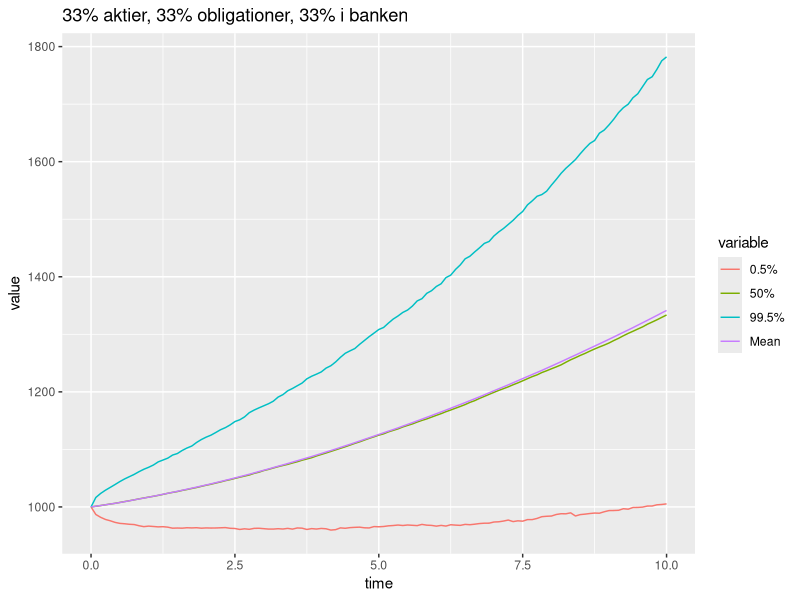
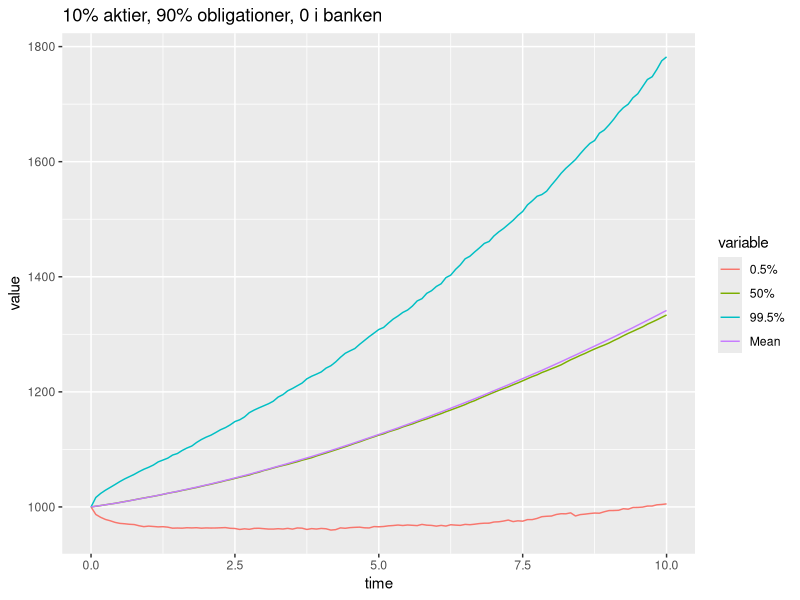
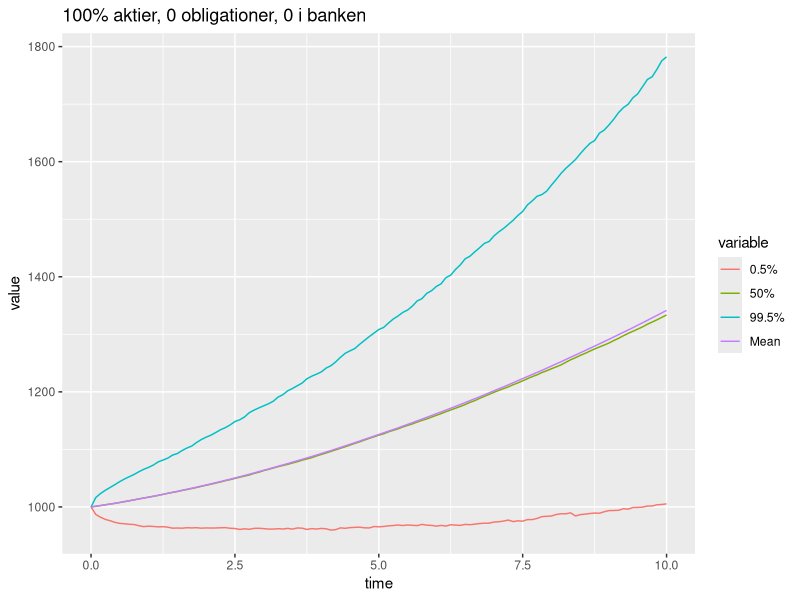
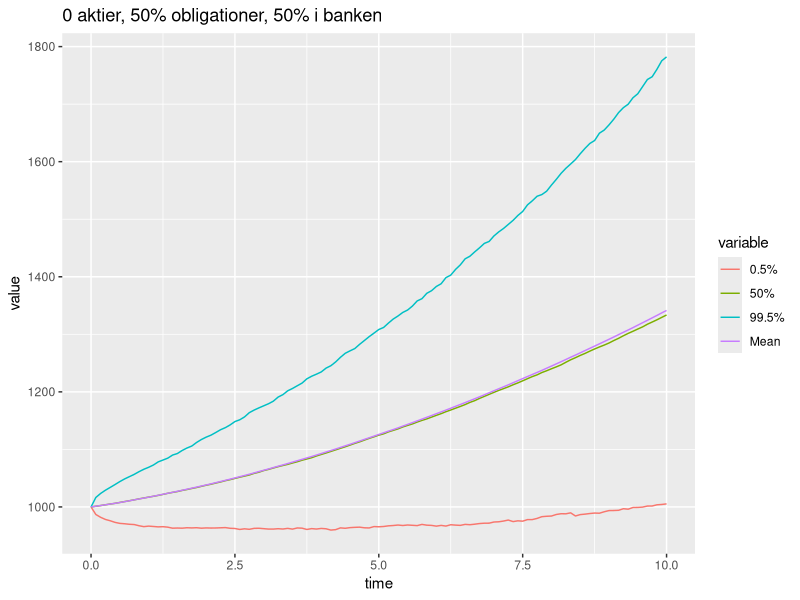
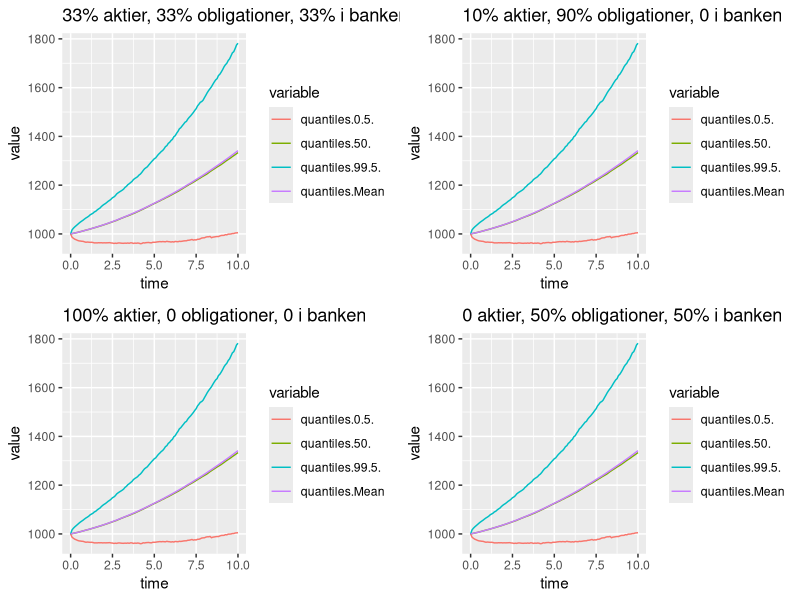
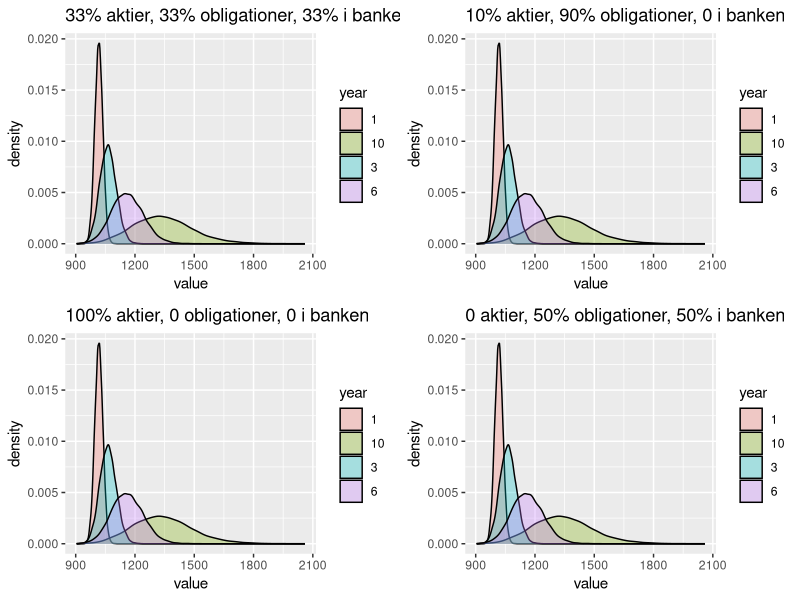
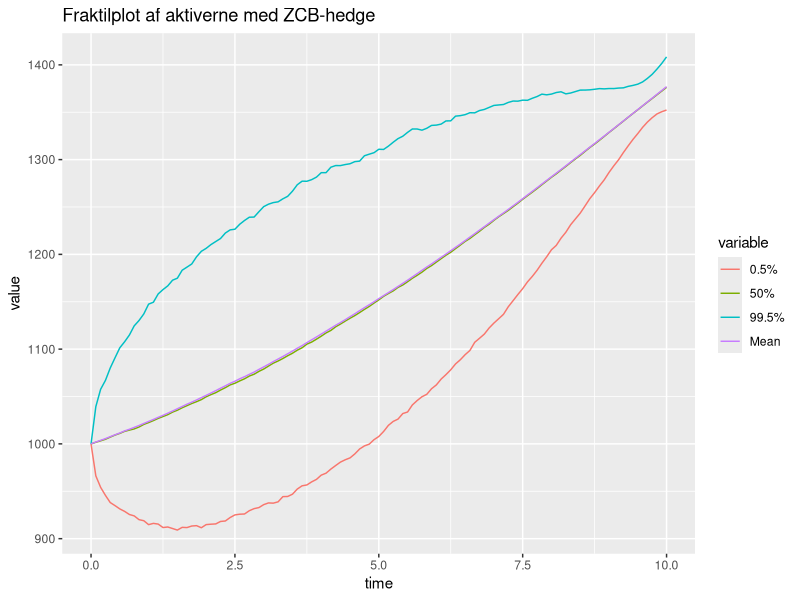
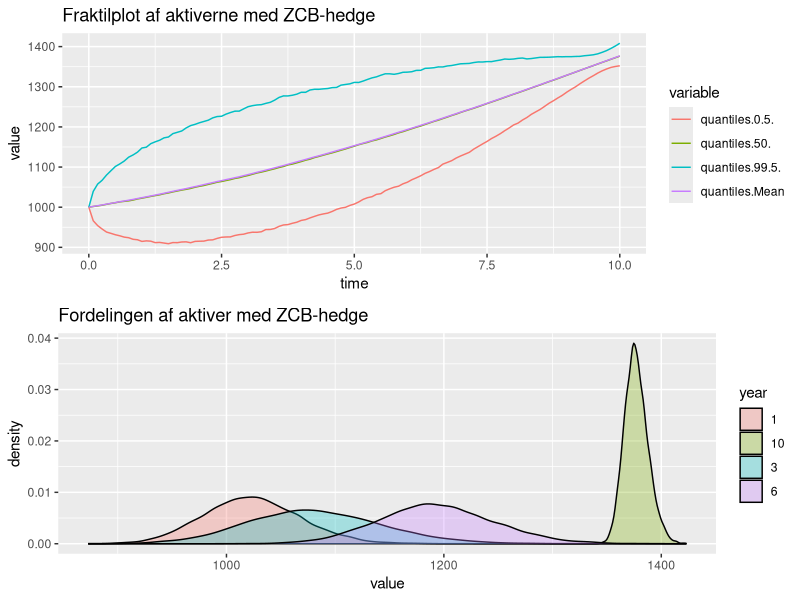

These charts were generated, in order, by the following R code: (Note: this script raises an error after producing the figures.)
library(ggplot2) # sweet plots
library(reshape2) # melt function 
require(gridExtra)
require(quantmod)
require(pracma)

############################ Opgave 6 ############################

# Vasicek interest model:
S0 <- 100
r0 <- 0.01
b <- 0.042
a <- 0.15
sigma_r <- 0.01
rho <- -0.15
lambda <- -0.23
sigma_s <- 0.2
mu <- 0.06
B_vas <- (1 / a) * (1 - exp(-a * 1:10))
x_ij <- rep(1/10, 10)

#Porteføljevægte
x_beta <- 9/10
xS <- 1/10
xB <- 0

# simulate short rate paths
n <- 10000  # MC simulation trials
T <- 10    # total time
m <- 120   # subintervals
dt <- T/m  # difference in time each subinterval
time_vector <- seq(0, T, by = dt)

r <- matrix(NA,m+1,n)  # matrix to hold short rate paths
r[1,] <- r0
s <- matrix(NA, m+1, n) 
s[1,] <- S0
A <- matrix(NA, m+1, n)
A_hedge <- matrix(NA, m+1, n)

# Liabilities
q <- 0.025
premium <- 1000
L_T <- premium*(1+q)^T

VasicekZCBprice <- function(r0, a, b, sigma_r, lambda, t, T){
  b_vas <- (1/a)*(1-exp(-(T-t)*a)) 
  a_vas <- (sigma_r^2/(2*a^2) - b + lambda*sigma_r/a)*((T-t)-b_vas) - (sigma_r^2)/(4*a)*b_vas^2
  return(exp(a_vas-b_vas*r0))
}



   
# Uden hedging  
A[1,] <- 1000

for(j in 1:n){
  z1 <- rnorm(m+1,0,1)
  z2 <- rnorm(m+1,0,1)
  z3 <- rho*z1 + sqrt(1-rho^2)*z2
  for(i in 2:(m+1)){
    dr <- a*(b-r[i-1,j])*dt + sigma_r*sqrt(dt)*z1[i-1]
    r[i,j] <- r[i-1,j] + dr
    dA <- A[i-1,j]*(x_beta * r[i-1,j] * dt + xS * (mu*dt + sigma_s*sqrt(dt)*z3[i-1]) + 
      sum(x_ij * xB * ((r[i-1,j] - lambda * sigma_r * B_vas) * dt - sigma_r * B_vas * sqrt(dt) * z1[i-1])))
    A[i,j] <- A[i-1,j] + dA
  }
}

meanvector_A <- rep(NA, 121)
for (i in 1:121) {
  meanvector_A[i] <- mean(A[i,])
}
meanvector_A


L <- function(i) {
  VasicekZCBprice(r0 = r[i,j], a = a, b = b, sigma_r = sigma_r, lambda = lambda, t = (i-1)/12, T=10)*L_T
}

L(1:121)

## P(A(T) < L(T)) ##
1 - sum(A[121,] > L(121))/10000



### Plots over aktivernes værdiudvikling samt fordelinger  ###
qs <- apply(A, 1, quantile, probs=c(0.005, 0.5, 0.995))
quantiles<-t(rbind(qs,meanvector_A))
colnames(quantiles)<-c("0.5%","50%", "99.5%","Mean")

time_vector<-seq(0,T,by=dt)
data_plot_6.3<- data.frame("time"=time_vector, "quantiles" = quantiles)
data_plot_6.3<- melt(data_plot_6.3,  id = c('time'))

plot_6.3 <- ggplot(data_plot_6.3, aes(time, value)) +
  geom_line(aes(colour = variable)) +
  ggtitle("33% aktier, 33% obligationer, 33% i banken")

plot_6.3+scale_color_hue(labels = c("0.5%","50%", "99.5%","Mean"))

asset_dist1 <- data.frame(year = factor(rep(c("1","3","6","10"), each=n)), 
                         value = c(A[13,], A[37,], A[73,], A[121,]))
asset_plot1 <- ggplot(asset_dist1, aes(x=value, fill=year)) + geom_density(alpha=.3) +
  ggtitle("33% aktier, 33% obligationer, 33% i banken")



data_plot_6.32<- data.frame("time"=time_vector, "quantiles" = quantiles)
data_plot_6.32<- melt(data_plot_6.32,  id = c('time'))

plot_6.32 <- ggplot(data_plot_6.32, aes(time, value)) +
  geom_line(aes(colour = variable)) +
  ggtitle("10% aktier, 90% obligationer, 0 i banken")

plot_6.32+scale_color_hue(labels = c("0.5%","50%", "99.5%","Mean"))

asset_dist2 <- data.frame(year = factor(rep(c("1","3","6","10"), each=n)), 
                         value = c(A[13,], A[37,], A[73,], A[121,]))
asset_plot2 <- ggplot(asset_dist2, aes(x=value, fill=year)) + geom_density(alpha=.3) +
  ggtitle("10% aktier, 90% obligationer, 0 i banken")



data_plot_6.33<- data.frame("time"=time_vector, "quantiles" = quantiles)
data_plot_6.33<- melt(data_plot_6.33,  id = c('time'))

plot_6.33 <- ggplot(data_plot_6.33, aes(time, value)) +
  geom_line(aes(colour = variable)) +
  ggtitle("100% aktier, 0 obligationer, 0 i banken")

plot_6.33+scale_color_hue(labels = c("0.5%","50%", "99.5%","Mean"))

asset_dist3 <- data.frame(year = factor(rep(c("1","3","6","10"), each=n)), 
                         value = c(A[13,], A[37,], A[73,], A[121,]))
asset_plot3 <- ggplot(asset_dist3, aes(x=value, fill=year)) + geom_density(alpha=.3) +
  ggtitle("100% aktier, 0 obligationer, 0 i banken")



data_plot_6.34<- data.frame("time"=time_vector, "quantiles" = quantiles)
data_plot_6.34<- melt(data_plot_6.34,  id = c('time'))

plot_6.34 <- ggplot(data_plot_6.34, aes(time, value)) +
  geom_line(aes(colour = variable)) +
  ggtitle("0 aktier, 50% obligationer, 50% i banken")

plot_6.34+scale_color_hue(labels = c("0.5%","50%", "99.5%","Mean"))

asset_dist4 <- data.frame(year = factor(rep(c("1","3","6","10"), each=n)), 
                         value = c(A[13,], A[37,], A[73,], A[121,]))
asset_plot4 <- ggplot(asset_dist4, aes(x=value, fill=year)) + geom_density(alpha=.3) +
  ggtitle("0 aktier, 50% obligationer, 50% i banken")



grid.arrange(plot_6.3, plot_6.32, plot_6.33, plot_6.34)

grid.arrange(asset_plot1, asset_plot2, asset_plot3, asset_plot4)


# Med ZCB-hedging  
A[1,] <- 1000 - L(1)

for(j in 1:n){
  z1 <- rnorm(m+1,0,1)
  z2 <- rnorm(m+1,0,1)
  z3 <- rho*z1 + sqrt(1-rho^2)*z2
  for(i in 2:(m+1)){
    dr <- a*(b-r[i-1,j])*dt + sigma_r*sqrt(dt)*z1[i-1]
    r[i,j] <- r[i-1,j] + dr
    dA <- A[i-1,j]*(x_beta * r[i-1,j] * dt + xS * (mu*dt + sigma_s*sqrt(dt)*z3[i-1]) + 
                    sum(x_ij * xB * ((r[i-1,j] - lambda * sigma_r * B_vas) * dt - sigma_r * B_vas * sqrt(dt) * z1[i-1])))
    A[i,j] <- A[i-1,j] + dA
  }
}

for(j in 1:n){
  for(i in 1:(m+1)){
    A[i,j] <- A[i,j] + L(i) 
  }
}

meanvector_A <- rep(NA, 121)
for (i in 1:121) {
  meanvector_A[i] <- mean(A[i,])
}
meanvector_A

qs <- apply(A, 1, quantile, probs=c(0.005, 0.5, 0.995))
quantiles<-t(rbind(qs,meanvector_A))
colnames(quantiles)<-c("0.5%","50%", "99.5%","Mean")

time_vector<-seq(0,T,by=dt)
data_plot<- data.frame("time"=time_vector, "quantiles" = quantiles)
data_plot<- melt(data_plot,  id = c('time'))

plot_zcbhedge <- ggplot(data_plot, aes(time, value)) +
  geom_line(aes(colour = variable)) +
  ggtitle("Fraktilplot af aktiverne med ZCB-hedge")

plot_zcbhedge+scale_color_hue(labels = c("0.5%","50%", "99.5%","Mean"))

asset_dist_zcbh <- data.frame(year = factor(rep(c("1","3","6","10"), each=n)), 
                          value = c(A[13,], A[37,], A[73,], A[121,]))
asset_plot_zcbh <- ggplot(asset_dist_zcbh, aes(x=value, fill=year)) + geom_density(alpha=.3) +
  ggtitle("Fordelingen af aktiver med ZCB-hedge")

grid.arrange(plot_zcbhedge, asset_plot_zcbh)

# Med ZC swap-hedging  
A[1,] <- 1000

payments <- matrix(NA, m+1, n)
payments[1,] <- L(1)*r0*dt 

for(j in 1:n){
  z1 <- rnorm(m+1,0,1)
  z2 <- rnorm(m+1,0,1)
  z3 <- rho*z1 + sqrt(1-rho^2)*z2
  for(i in 2:(m+1)){
    dr <- a*(b-r[i-1,j])*dt + sigma_r*sqrt(dt)*z1[i-1]
    r[i,j] <- r[i-1,j] + dr
    dA <- A[i-1,j]*(x_beta * r[i-1,j] * dt + xS * (mu*dt + sigma_s*sqrt(dt)*z3[i-1]) + 
                      sum(x_ij * xB * ((r[i-1,j] - lambda * sigma_r * B_vas) * dt - sigma_r * B_vas * sqrt(dt) * z1[i-1])))
    payments[i,j] <- L(1)*dt*r[i-1,j]
    A[i,j] <- A[i-1,j] + dA - payments[i,j]
  }
}

L_matrix <- matrix(NA, m+1, n)

for(j in 1:n){
  A[1,j] <- 1000 + L(1)
  L_matrix[1,j] <- L_matrix[1,] <- 2*VasicekZCBprice(r0 = r0, a = a, b = b, sigma_r = sigma_r, 
                                                                lambda = lambda, t = 0, T=10)*L_T 
  for(i in 2:(m+1)){
    A[i,j] <- A[i,j] + L(i)
    L_matrix[i,j] <- L(i) + VasicekZCBprice(r0 = r0, a = a, b = b, sigma_r = sigma_r, lambda = lambda, t = 0, T=10)*L_T
  }
}

meanvector_A <- rep(NA, 121)
for (i in 1:121) {
  meanvector_A[i] <- mean(A[i,])
}
meanvector_A


meanvector_L <- rep(NA, 121)
for (i in 1:121) {
  meanvector_L[i] <- mean(L_matrix[i,])
}
meanvector_L


B_swap <- matrix(NA, m+1, n)
for (j in 1:n) {
  for (i in 1:(m+1)) {
    B_swap[i,j] <- pmax(A[i,j] - L_matrix[i,j], 0)
  }
}

meanvector_B_swap <- rep(NA, 121)
for (i in 1:121) {
  meanvector_B_swap[i] <- mean(B_swap[i,])
}
meanvector_B_swap


Loss_swap <- matrix(NA, 109, n)
for (j in 1:n) {
  for (i in 1:109) {
    Loss_swap[i,j] <- B_swap[i,j] - exp(-mean((r[i:(i+11),j])))*B_swap[i+12,j]
  }
}


meanvector_Loss_swap <- rep(NA, 109)
for (i in 1:109) {
  meanvector_Loss_swap[i] <- mean(Loss_swap[i,])
}
meanvector_Loss_swap


qs <- apply(Loss_swap, 1, quantile, probs=c(0.005, 0.5, 0.995))
quantiles <- t(rbind(qs,meanvector_Loss_swap))

SCR_swap <- quantiles[,3]
CR_swap <- matrix(NA, 109, n)

for (j in 1:n) {
  for (i in 1:109) {
    CR_swap[i,j] <- B_swap[i,j]/SCR_swap[i]
  }
}

meanvector_CR_swap <- rep(NA, 109)
for (i in 1:109) {
  meanvector_CR_swap[i] <- mean(CR_swap[i,])
}
meanvector_CR_swap



true_false_matrix_swap <- CR_swap < 1

for (j in 1:n) {
  for (i in 1:109) {
    if (true_false_matrix_swap[i,j] == TRUE){
      true_false_matrix_swap[i:109,j] = TRUE
    }
  }
}

sum(true_false_matrix_swap[109,])


insolv_prob_swap <- rep(NA, 109)
for (i in 1:109) {
  insolv_prob_swap[i] <- sum(true_false_matrix_swap[i,])/n  
}

ins_prob_plot_swap <- qplot(seq(0, 9, 1/12), insolv_prob_swap, xlab = "Tid",
                       ylab = "Sandsynlighed for insolvens", main = "Sandsynlighed for insolvens for ZCB-swap hedge")

plot_SCR_swap <- qplot(seq(0, 9, 1/12), SCR_swap, xlab = "Tid", ylab = "SCR", 
                       main = "Solvenskapitalkrav for ZCB-swap hedge")


qs_swap <- apply(B_swap, 1, quantile, probs=c(0.005, 0.5, 0.995))
quantiles_swap <- t(rbind(qs_swap,meanvector_B_swap))
colnames(quantiles) <- c("0.5%","50%", "99.5%","Mean")

time_vector <- seq(0,T,by=dt)
data_plot_6.6_swap <- data.frame("time"=time_vector, "quantiles" = quantiles_swap)
data_plot_6.6_swap <- melt(data_plot_6.6_swap,  id = c('time'))

plot_6.6_swap <- ggplot(data_plot_6.6_swap, aes(time, value)) +
  geom_line(aes(colour = variable)) +
  ggtitle("Fraktilplot for B(t) for ZCB-swap hedge") +
  scale_color_hue(name = "Fraktiler",labels = c("0.5%","50%", "99.5%","Mean"))

plot_6.6_swap

qs <- apply(CR_swap, 1, quantile, probs=c(0.005, 0.5, 0.995))
quantiles<-t(rbind(qs,meanvector_CR_swap))
colnames(quantiles)<-c("0.5%","50%", "99.5%","Mean")

time_vector <- seq(0,T-1,by=dt)
data_plot_CR_swap <- data.frame("time"=time_vector, "quantiles" = quantiles)
data_plot_CR_swap <- melt(data_plot_CR_swap,  id = c('time'))

plot_CR_swap <- ggplot(data_plot_CR_swap, aes(time, value)) +
  geom_line(aes(colour = variable)) +
  ggtitle("Fraktilplot af CR(t) for ZCB-swap hedge") +
  scale_color_hue(name = "Fraktiler",labels = c("0.5%","50%", "99.5%","Mean"))

plot_CR_swap


grid.arrange(plot_6.6_swap, plot_SCR_swap, plot_CR_swap, ins_prob_plot_swap)


# Plot of asset distributions (6.3)
asset_dist <- data.frame(year = factor(rep(c("1","3","6","10"), each=n)), 
                  value = c(A[13,], A[37,], A[73,], A[121,]))
ggplot(asset_dist, aes(x=value, fill=year)) + geom_density(alpha=.3)
      
# Plot assets
data_plot <- data.frame('time' = time_vector, "Value" = A[,1:50])
data_plot <- melt(data_plot,  id = c('time'))
plot_A <- ggplot(data_plot, aes(time, value)) +
  geom_line(aes(colour = variable)) +
  theme(legend.position = "none")
plot_A
 
data_plot_L <- data.frame('time' = time_vector, "Value" = L_matrix[,1:50])
data_plot_L <- melt(data_plot_L,  id = c('time'))
plot_L <- ggplot(data_plot_L, aes(time, value)) +
  geom_line(aes(colour = variable)) +
  theme(legend.position = "none")
plot_L


# Bonus
B <- matrix(NA, m+1, n)
for (j in 1:n) {
  for (i in 1:(m+1)) {
    B[i,j] <- pmax(A[i,j] - L(i), 0)
  }
}



meanvector_B <- rep(NA, 121)
for (i in 1:121) {
  meanvector_B[i] <- mean(B[i,])
}
meanvector_B

data_plot <- data.frame('time' = time_vector, "Value" = B)
data_plot <- melt(data_plot,  id = c('time'))
plot_B <- ggplot(data_plot, aes(time, value)) +
  geom_line(aes(colour = variable)) +
  theme(legend.position = "none")
plot_B


qs <- apply(B, 1, quantile, probs=c(0.005, 0.5, 0.995))
quantiles<-t(rbind(qs,meanvector_B))
colnames(quantiles)<-c("0.5%","50%", "99.5%","Mean")

time_vector<-seq(0,T,by=dt)
data_plot_6.6<- data.frame("time"=time_vector, "quantiles" = quantiles)
data_plot_6.6<- melt(data_plot_6.6,  id = c('time'))

plot_6.6 <- ggplot(data_plot_6.6, aes(time, value)) +
  geom_line(aes(colour = variable)) +
  ggtitle("Fraktilplot for B(t)")

plot_6.6+scale_color_hue(name = "Fraktiler",labels = c("0.5%","50%", "99.5%","Mean"))



# Loss

Loss <- matrix(NA, 109, n)
for (j in 1:n) {
  for (i in 1:109) {
    Loss[i,j] <- B[i,j] - exp(-mean((r[i:(i+11),j])))*B[i+12,j]
  }
}



meanvector_Loss <- rep(NA, 109)
for (i in 1:109) {
  meanvector_Loss[i] <- mean(Loss[i,])
}
meanvector_Loss


qs <- apply(Loss, 1, quantile, probs=c(0.005, 0.5, 0.995))
quantiles<-t(rbind(qs,meanvector_Loss))

SCR <- quantiles[,3]

plot_SCR <- qplot(time_vector, SCR, xlab = "Tid", ylab = "SCR", main = "Solvenskapitalkrav")


CR <- matrix(NA, 109, n)

for (j in 1:n) {
  for (i in 1:109) {
    CR[i,j] <- B[i,j]/SCR[i]
  }
}


meanvector_CR <- rep(NA, 109)
for (i in 1:109) {
  meanvector_CR[i] <- mean(CR[i,])
}
meanvector_CR




qs <- apply(CR, 1, quantile, probs=c(0.005, 0.5, 0.995))
quantiles<-t(rbind(qs,meanvector_CR))
colnames(quantiles)<-c("0.5%","50%", "99.5%","Mean")

time_vector<-seq(0,T-1,by=dt)
data_plot_CR<- data.frame("time"=time_vector, "quantiles" = quantiles)
data_plot_CR<- melt(data_plot_CR,  id = c('time'))

plot_CR <- ggplot(data_plot_CR, aes(time, value)) +
  geom_line(aes(colour = variable)) +
  ggtitle("Fraktilplot af CR(t)") +
  scale_color_hue(name = "Quantiles",labels = c("0.5%","50%", "99.5%","Mean"))

plot_CR




true_false_matrix <- CR < 1
true_false_matrix[100,]



for (j in 1:n) {
  for (i in 1:109) {
    if (true_false_matrix[i,j] == TRUE){
      true_false_matrix[i:109,j] = TRUE
    }
  }
}



insolv_prob <- rep(NA, 109)
for (i in 1:109) {
  insolv_prob[i] <- sum(true_false_matrix[i,])/n  
}

ins_prob_plot <- qplot(time_vector, insolv_prob, xlab = "Tid",
                    ylab = "Sandsynlighed for insolvens", main = "Sandsynlighed for insolvens")



grid.arrange(plot_6.6, plot_SCR, plot_CR, ins_prob_plot)





##### 6.9 #####

b_Q <- b-lambda*sigma_r/a 

A[1,] <- 1000

for(j in 1:n){
  z1 <- rnorm(m+1,0,1)
  z2 <- rnorm(m+1,0,1)
  z3 <- rho*z1 + sqrt(1-rho^2)*z2
  for(i in 2:(m+1)){
    dr <- a*(b_Q-r[i-1,j])*dt + sigma_r*sqrt(dt)*z1[i-1]
    r[i,j] <- r[i-1,j] + dr
    dA <- A[i-1,j]*(x_beta * r[i-1,j] * dt + xS * (r[i,j]*dt + sigma_s*sqrt(dt)*z3[i-1]) + 
                      sum(x_ij * xB * ((r[i-1,j]*dt - sigma_r * B_vas * sqrt(dt) * z1[i-1]))))
    A[i,j] <- A[i-1,j] + dA
  }
}

meanvector_A <- rep(NA, 121)
for (i in 1:121) {
  meanvector_A[i] <- mean(A[i,])
}
meanvector_A

L2 <- function(t) {
  1000*(1+0.025)^(t/12)
}


B <- matrix(NA, m+1, n)
for (j in 1:n) {
  for (i in 1:(m+1)) {
    B[i,j] <- max(A[i,j] - L2(i), 0)
  }
}

meanvector_B <- rep(NA, 121)
for (i in 1:121) {
  meanvector_B[i] <- mean(B[i,])
}
meanvector_B

option_price <- VasicekZCBprice(r0 = r0, a = a, b = b, sigma_r = sigma_r, lambda = lambda, t = (i-1)/12, T=10)*meanvector_B

option_price[121]

y_price <- option_price[seq(13,121,12)]

sum(option_price[seq(13,121,12)])



##### 6.10 #####

exp_Q <- function(eta){
  return(VasicekZCBprice(r0 = r0, a = a, b = b, sigma_r = sigma_r, lambda = lambda, t = 0, T = 10)
         *(L2(121) + eta * option_price[121]) - 1000)
}


bisect(exp_Q, 0, 1)















